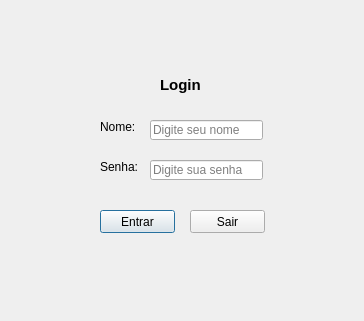
<?xml version="1.0" encoding="UTF-8"?>
<ui version="4.0">
 <class>Dialog</class>
 <widget class="QDialog" name="Dialog">
  <property name="geometry">
   <rect>
    <x>0</x>
    <y>0</y>
    <width>364</width>
    <height>321</height>
   </rect>
  </property>
  <property name="windowTitle">
   <string>Dialog</string>
  </property>
  <widget class="QLabel" name="label">
   <property name="geometry">
    <rect>
     <x>160</x>
     <y>70</y>
     <width>41</width>
     <height>31</height>
    </rect>
   </property>
   <property name="text">
    <string>&lt;html&gt;&lt;head/&gt;&lt;body&gt;&lt;p&gt;&lt;span style=&quot; font-size:11pt; font-weight:600;&quot;&gt;Login&lt;/span&gt;&lt;/p&gt;&lt;/body&gt;&lt;/html&gt;</string>
   </property>
  </widget>
  <widget class="QLabel" name="label_2">
   <property name="geometry">
    <rect>
     <x>100</x>
     <y>120</y>
     <width>47</width>
     <height>13</height>
    </rect>
   </property>
   <property name="text">
    <string>Nome:</string>
   </property>
  </widget>
  <widget class="QLabel" name="label_3">
   <property name="geometry">
    <rect>
     <x>100</x>
     <y>160</y>
     <width>47</width>
     <height>13</height>
    </rect>
   </property>
   <property name="text">
    <string>Senha:</string>
   </property>
  </widget>
  <widget class="QPushButton" name="pushButton">
   <property name="geometry">
    <rect>
     <x>100</x>
     <y>210</y>
     <width>75</width>
     <height>23</height>
    </rect>
   </property>
   <property name="text">
    <string>Entrar</string>
   </property>
  </widget>
  <widget class="QPushButton" name="pushButton_2">
   <property name="geometry">
    <rect>
     <x>190</x>
     <y>210</y>
     <width>75</width>
     <height>23</height>
    </rect>
   </property>
   <property name="text">
    <string>Sair</string>
   </property>
  </widget>
  <widget class="QLineEdit" name="lineEdit">
   <property name="geometry">
    <rect>
     <x>150</x>
     <y>120</y>
     <width>113</width>
     <height>20</height>
    </rect>
   </property>
   <property name="placeholderText">
    <string>Digite seu nome</string>
   </property>
  </widget>
  <widget class="QLineEdit" name="lineEdit_2">
   <property name="geometry">
    <rect>
     <x>150</x>
     <y>160</y>
     <width>113</width>
     <height>20</height>
    </rect>
   </property>
   <property name="placeholderText">
    <string>Digite sua senha</string>
   </property>
  </widget>
 </widget>
 <resources/>
 <connections/>
</ui>
